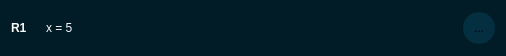
<?xml version="1.0" encoding="UTF-8"?>
<ui version="4.0">
 <class>road_list_item</class>
 <widget class="QWidget" name="road_list_item">
  <property name="geometry">
   <rect>
    <x>0</x>
    <y>0</y>
    <width>506</width>
    <height>56</height>
   </rect>
  </property>
  <property name="windowTitle">
   <string>Form</string>
  </property>
  <property name="styleSheet">
   <string notr="true">QWidget{
	background-color: #011C26;
	font: 13pt &quot;Helvetica&quot;;
}

QLabel {
	color: #F9F9F9;
}

QLabel#t_titel{
	font: bold
}

QToolButton {
    background-color: #032F40; 
    border-radius: 16px;       
    border: none;
    text-align: center;
}

QToolButton:hover {
    background-color: #314250; 
}

QToolButton:pressed {
    background-color: #1A252E;
}</string>
  </property>
  <layout class="QHBoxLayout" name="horizontalLayout">
   <item>
    <widget class="QLabel" name="t_titel">
     <property name="text">
      <string>R1</string>
     </property>
    </widget>
   </item>
   <item>
    <widget class="QLabel" name="i_road">
     <property name="text">
      <string/>
     </property>
     <property name="pixmap">
      <pixmap resource="resources.qrc">:/icons/icons/Add road.svg</pixmap>
     </property>
     <property name="wordWrap">
      <bool>false</bool>
     </property>
    </widget>
   </item>
   <item>
    <widget class="QLabel" name="t_pos">
     <property name="text">
      <string>x = 5</string>
     </property>
    </widget>
   </item>
   <item>
    <spacer name="horizontalSpacer">
     <property name="orientation">
      <enum>Qt::Orientation::Horizontal</enum>
     </property>
     <property name="sizeHint" stdset="0">
      <size>
       <width>40</width>
       <height>20</height>
      </size>
     </property>
    </spacer>
   </item>
   <item>
    <widget class="QToolButton" name="b_edit">
     <property name="minimumSize">
      <size>
       <width>32</width>
       <height>32</height>
      </size>
     </property>
     <property name="maximumSize">
      <size>
       <width>32</width>
       <height>32</height>
      </size>
     </property>
     <property name="text">
      <string>...</string>
     </property>
     <property name="icon">
      <iconset resource="resources.qrc">
       <normaloff>:/icons/icons/Mode edit.svg</normaloff>:/icons/icons/Mode edit.svg</iconset>
     </property>
    </widget>
   </item>
  </layout>
 </widget>
 <resources>
  <include location="resources.qrc"/>
 </resources>
 <connections/>
</ui>
